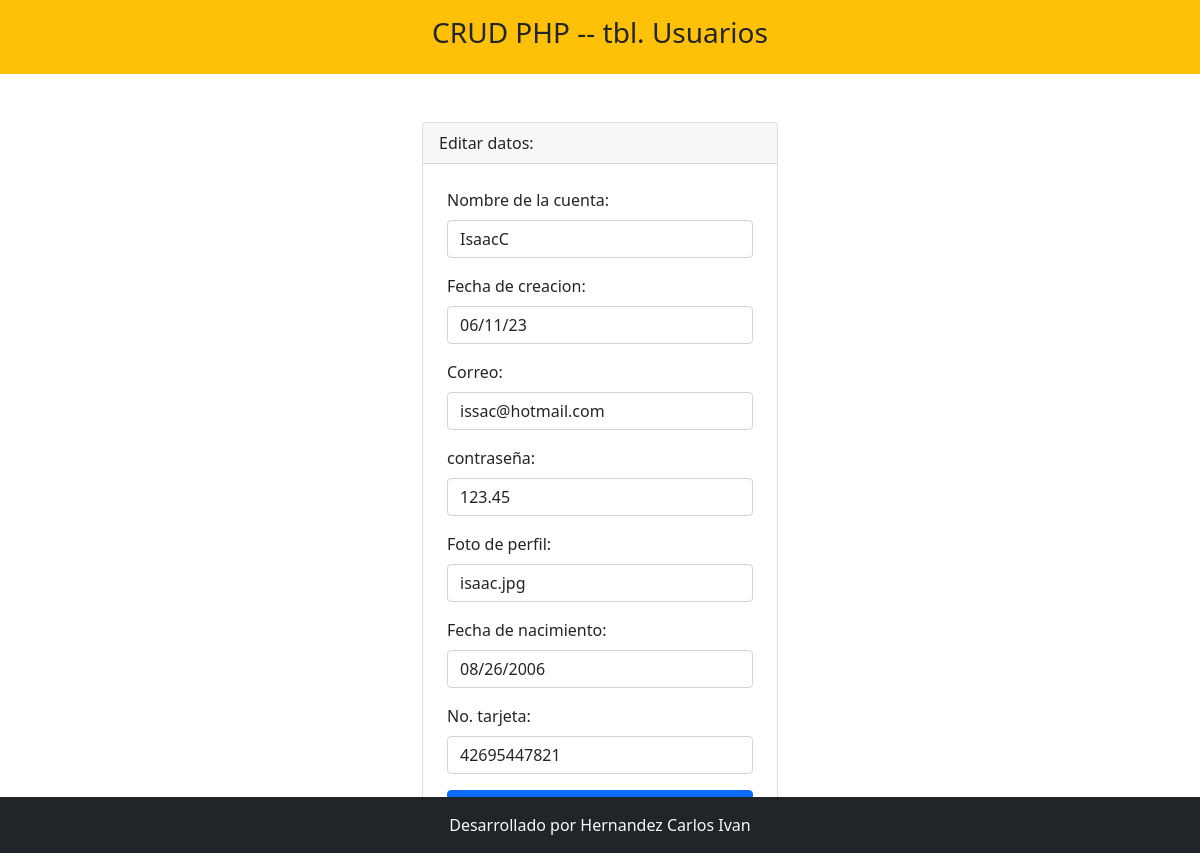
Screenshot of /editar.php?idusuario=2 with the database file from the repository.
### tables this page shows
CREATE TABLE `usuarios` (
  `idusuario` int(11) NOT NULL,
  `nom_cuenta` varchar(100) NOT NULL,
  `fecha_crea` varchar(100) NOT NULL,
  `correo_us` varchar(100) NOT NULL,
  `contraseña` varchar(100) NOT NULL,
  `foto_perfil` varchar(50) NOT NULL,
  `fecha_N` varchar(100) NOT NULL,
  `no_tarjeta` varchar(100) NOT NULL
);

### editar.php (the view, shortened to what this page needs)
<?php include 'template/header.php' ?>
<?php
    include_once 'model/conexion.php';
    $idusuario = $_GET['idusuario'];
    $sentencia = $bd->prepare("select * from usuarios where idusuario = ?;");
    $sentencia->execute([$idusuario]);
    $usuario = $sentencia->fetch(PDO::FETCH_OBJ);
?>
<div class="container mt-5">
    <div class="row justify-content-center">
        <div class="col-md-4">
            <div class="card">
                <div class="card-header">
                    Editar datos:
                </div>
                <form class="p-4" method="POST" action="editarProceso.php">
                    <div class="mb-3">
                        <label class="form-label">Nombre de la cuenta: </label>
                        <input type="text" class="form-control" name="nom_cuenta" required
                        value="<?php echo $usuario->nom_cuenta; ?>">
                    </div>
                    <div class="mb-3">
                        <label class="form-label">Fecha de creacion: </label>
                        <input type="text" class="form-control" name="fecha_crea" autofocus required
                        value="<?php echo $usuario->fecha_crea; ?>">
                    </div>
                    <div class="mb-3">
                        <label class="form-label">Correo: </label>
                        <input type="email" class="form-control" name="correo_us" autofocus required
                        value="<?php echo $usuario->correo_us; ?>">
                    </div>
                    <div class="mb-3">
                        <label class="form-label">contraseña: </label>
                        <input type="text" class="form-control" name="contraseña" required
                        value="<?php echo $usuario->contraseña; ?>">
                    </div>
                    <div class="mb-3">
                        <label class="form-label">Foto de perfil: </label>
                        <input type="text" class="form-control" name="foto_perfil" autofocus required
                        value="<?php echo $usuario->foto_perfil; ?>">
                    </div>
                    <div class="mb-3">
                        <label class="form-label">Fecha de nacimiento: </label>
                        <input type="text" class="form-control" name="fecha_N" autofocus required
                        value="<?php echo $usuario->fecha_N; ?>">
                    </div>
                    <div class="mb-3">
                        <label class="form-label">No. tarjeta: </label>
                        <input type="text" class="form-control" name="no_tarjeta" autofocus required
                        value="<?php echo $usuario->no_tarjeta; ?>">
                    </div>
                    <div class="d-grid">
                    </div>
                </form>
            </div>
        </div>
    </div>
</div>
<?php include 'template/footer.php' ?>

### rows the page displays
usuarios: nom_cuenta "IsaacC", fecha_crea "06/11/23", correo_us "issac@hotmail.com", contraseña "123.45", foto_perfil "isaac.jpg", fecha_N "08/26/2006", no_tarjeta "42695447821"
